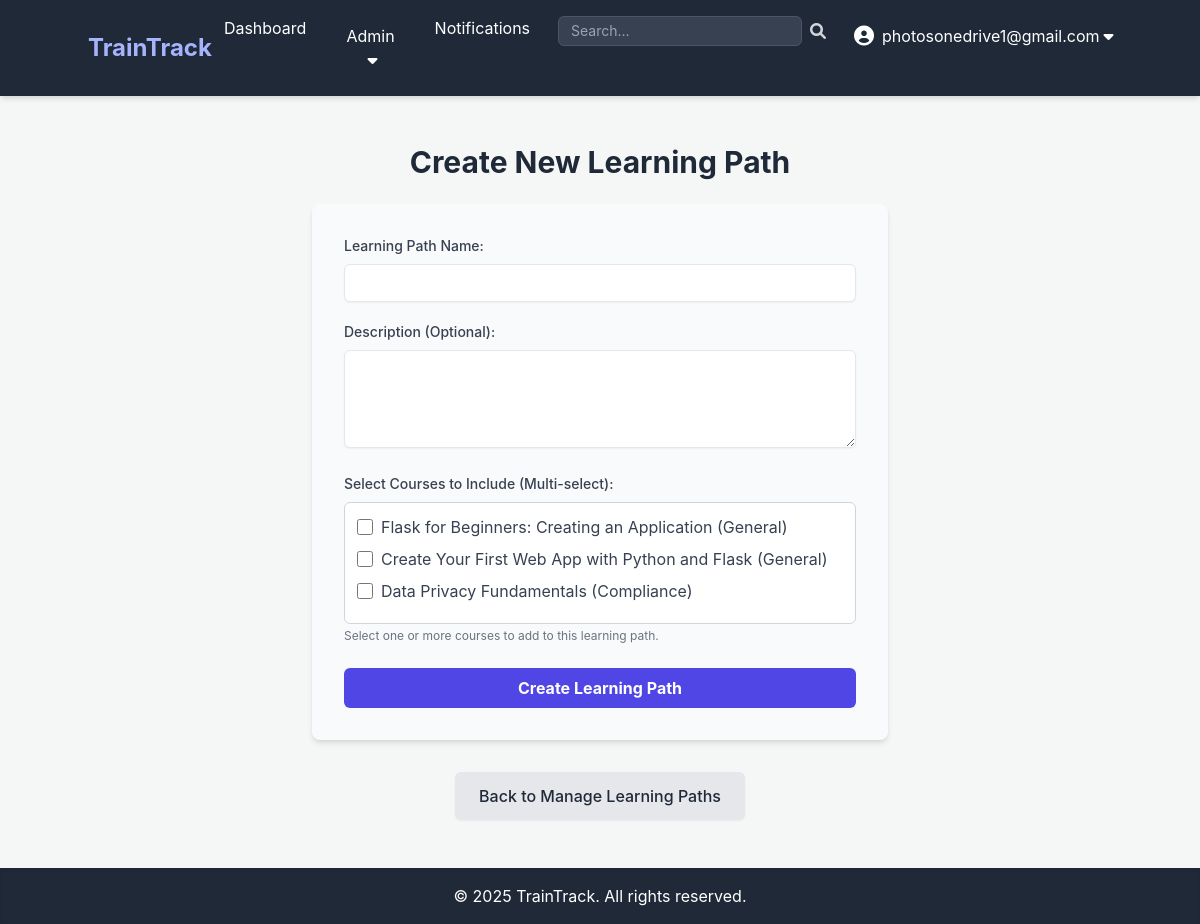
The page /admin/learning_paths/new (signed in) on the database its author committed.
### app.py (models this page shows, shortened)
class User(UserMixin, db.Model):
    id = db.Column(db.Integer, primary_key=True)
    username = db.Column(db.String(80), unique=True, nullable=False)
    password_hash = db.Column(db.String(128), nullable=False)
    role = db.Column(db.String(20), nullable=False, default='trainee')
    domain = db.Column(db.String(50), nullable=True) # New field for trainee/admin domain
    assignments_as_trainee = db.relationship('Assignment', foreign_keys='Assignment.trainee_id', backref='trainee', lazy=True)
    created_courses = db.relationship('Course', foreign_keys='Course.created_by_id', backref='creator', lazy=True)
    created_assessments = db.relationship('Assessment', foreign_keys='Assessment.created_by_id', backref='assessor_creator', lazy=True)
    created_learning_paths = db.relationship('LearningPath', foreign_keys='LearningPath.created_by_id', backref='path_creator', lazy=True)
    assigned_assignments = db.relationship('Assignment', foreign_keys='Assignment.assigned_by_id', backref='assigner', lazy=True)
    notifications_received = db.relationship('Notification', foreign_keys='Notification.recipient_id', backref='recipient', lazy=True)
    notifications_sent = db.relationship('Notification', foreign_keys='Notification.sender_id', backref='sender', lazy=True)
    graded_submissions = db.relationship('Submission', foreign_keys='Submission.graded_by_id', backref='grader', lazy=True)

class Course(db.Model):
    id = db.Column(db.Integer, primary_key=True)
    name = db.Column(db.String(120), nullable=False)
    description = db.Column(db.Text, nullable=True)
    course_link = db.Column(db.String(255), nullable=True) # New field for external link
    domain = db.Column(db.String(50), nullable=True) # Changed from 'category' to 'domain'
    created_at = db.Column(db.DateTime, default=datetime.utcnow)
    created_by_id = db.Column(db.Integer, db.ForeignKey('user.id'), nullable=False) # Admin who created it
    assessments = db.relationship('Assessment', backref='course', lazy=True)
    assignments = db.relationship('Assignment', backref='course', lazy=True)
    modules = db.relationship('Module', backref='course', lazy=True) # New relationship for modules
    learning_paths = relationship('LearningPath', secondary=learning_path_courses, back_populates='courses')

### app.py (the view, shortened to what this page needs)
@app.route('/admin/learning_paths/new', methods=['GET', 'POST'])
@login_required
@admin_required
def create_learning_path():
    current_year = datetime.now().year
    courses = db.session.query(Course).all() # Get all courses to allow selection for the path
    return render_template('admin/create_learning_path.html', title='Create New Learning Path', courses=courses, current_year=current_year)

### app.py (called while the page is built)
def role_required(role):
    def decorator(f):
        @wraps(f)
        def decorated_function(*args, **kwargs):
            if not current_user.is_authenticated or current_user.role != role:
                flash('You do not have permission to access this page.', 'danger')
                return redirect(url_for('dashboard')) # Redirect to dashboard or login
            return f(*args, **kwargs)
        return decorated_function
    return decorator

@login_manager.user_loader
def load_user(user_id):
    return db.session.get(User, int(user_id))

@app.context_processor
def inject_unread_notifications_count():
    if current_user.is_authenticated:
        unread_count = Notification.query.filter_by(recipient_id=current_user.id, is_read=False).count()
        return dict(unread_notifications_count=unread_count)
    return dict(unread_notifications_count=0)

### templates/admin/create_learning_path.html (shortened to what this page needs)
{% extends "base.html" %}
{% block content %}
    <h1 class="text-3xl font-bold text-gray-800 mb-6 text-center">Create New Learning Path</h1>
    <form method="POST" action="{{ url_for('create_learning_path') }}" class="max-w-xl mx-auto bg-gray-50 p-8 rounded-lg shadow-md">
        <div class="mb-5">
            <label for="name" class="block text-gray-700 text-sm font-medium mb-2">Learning Path Name:</label>
            <input type="text" id="name" name="name" required
                   class="shadow-sm appearance-none border rounded-md w-full py-2 px-3 text-gray-700 leading-tight focus:outline-none focus:ring-2 focus:ring-indigo-500 focus:border-transparent transition duration-200"
                   aria-label="Learning path name input">
        </div>
        <div class="mb-5">
            <label for="description" class="block text-gray-700 text-sm font-medium mb-2">Description (Optional):</label>
            <textarea id="description" name="description" rows="4"
                      class="shadow-sm appearance-none border rounded-md w-full py-2 px-3 text-gray-700 leading-tight focus:outline-none focus:ring-2 focus:ring-indigo-500 focus:border-transparent transition duration-200"
                      aria-label="Learning path description textarea"></textarea>
        </div>
        <div class="mb-6">
            <label class="block text-gray-700 text-sm font-medium mb-2">Select Courses to Include (Multi-select):</label>
            {% if courses %}
                <div class="border border-gray-300 rounded-md p-3 max-h-60 overflow-y-auto bg-white">
                    {% for course in courses %}
                        <div class="flex items-center mb-2">
                            <input type="checkbox" id="course_{{ course.id }}" name="courses" value="{{ course.id }}"
                                   class="h-4 w-4 text-indigo-600 focus:ring-indigo-500 border-gray-300 rounded"
                                   aria-label="Select course {{ course.name }}">
                            <label for="course_{{ course.id }}" class="ml-2 text-gray-700">{{ course.name }} ({{ course.domain if course.domain else 'N/A' }})</label>
                        </div>
                    {% endfor %}
                </div>
                <p class="text-xs text-gray-500 mt-1">Select one or more courses to add to this learning path.</p>
            {% else %}
                <p class="text-gray-600">No courses available. Please create some courses first.</p>
            {% endif %}
        </div>
        <div class="flex items-center justify-between">
            <button type="submit"
                    class="bg-indigo-600 hover:bg-indigo-700 text-white font-bold py-2 px-4 rounded-md focus:outline-none focus:shadow-outline transition duration-300 w-full">
                Create Learning Path
            </button>
        </div>
    </form>
    <div class="mt-8 text-center">
        <a href="{{ url_for('admin_view_learning_paths') }}" class="inline-block bg-gray-200 text-gray-800 px-6 py-3 rounded-md font-medium hover:bg-gray-300 transition duration-300 shadow-sm">
            Back to Manage Learning Paths
        </a>
    </div>
{% endblock %}

### templates/base.html (shortened to what this page needs)
<!DOCTYPE html>
<html lang="en">
<head>
    <link href="https://cdn.jsdelivr.net/npm/tailwindcss@2.2.19/dist/tailwind.min.css" rel="stylesheet">
    <link rel="stylesheet" href="https://cdnjs.cloudflare.com/ajax/libs/font-awesome/6.0.0-beta3/css/all.min.css">
</head>
<body class="flex flex-col min-h-screen">
    <header class="bg-gray-800 text-white p-4 shadow-md">
        <div class="container mx-auto flex justify-between items-center">
            <a href="{{ url_for('dashboard') }}" class="text-2xl font-bold text-indigo-300 hover:text-indigo-100 transition duration-300">TrainTrack</a>
            <nav>
                <ul class="flex space-x-4">
                    {% if current_user.is_authenticated %}
                        <li><a href="{{ url_for('dashboard') }}" class="hover:text-gray-300 px-3 py-2 rounded-md transition duration-300">Dashboard</a></li>
                        {% if current_user.role == 'admin' %}
                            <li class="relative group">
                                <button class="hover:text-gray-300 px-3 py-2 rounded-md transition duration-300 focus:outline-none">
                                    Admin <i class="fas fa-caret-down ml-1"></i>
                                </button>
                            </li>
                        {% endif %}
                        <li class="relative">
                            <a href="{{ url_for('view_notifications') }}" class="hover:text-gray-300 px-3 py-2 rounded-md transition duration-300">
                                Notifications
                            </a>
                        </li>
                        <li>
                            <form action="{{ url_for('search') }}" method="GET" class="flex items-center">
                                <input type="search" name="query" placeholder="Search..."
                                       class="px-3 py-1 rounded-md bg-gray-700 text-white border border-gray-600 focus:border-indigo-500 focus:ring-indigo-500 text-sm"
                                       aria-label="Search input">
                                <button type="submit" class="ml-2 text-gray-300 hover:text-white transition duration-300" aria-label="Submit search">
                                    <i class="fas fa-search"></i>
                                </button>
                            </form>
                        </li>
                        <li class="relative group">
                            <button class="flex items-center hover:text-gray-300 px-3 py-2 rounded-md transition duration-300 focus:outline-none">
                                <i class="fas fa-user-circle text-xl mr-2"></i>
                                {{ current_user.username }} <i class="fas fa-caret-down ml-1"></i>
                            </button>
                        </li>
                    {% else %}
                        <li><a href="{{ url_for('login') }}" class="hover:text-gray-300 px-3 py-2 rounded-md transition duration-300">Login</a></li>
                        <li><a href="{{ url_for('register') }}" class="hover:text-gray-300 px-3 py-2 rounded-md transition duration-300">Register</a></li>
                    {% endif %}
                </ul>
            </nav>
        </div>
    </header>
    <main class="container mx-auto mt-8 p-4 flex-grow">
        {% block content %}{% endblock %}
    </main>
    <footer class="bg-gray-800 text-white p-4 text-center shadow-inner mt-8">
        <div class="container mx-auto">
            <p>&copy; {{ current_year }} TrainTrack. All rights reserved.</p>
        </div>
    </footer>
</body>
</html>

### templates/base.html (style rules this page uses)
body { font-family: "Inter", sans-serif; background-color: #f4f7f6; }

### rows shown on the page
User: username "photosonedrive1@gmail.com"
Course: name "Flask for Beginners: Creating an Application", domain "General"
Course: name "Create Your First Web App with Python and Flask", domain "General"
Course: name "Data Privacy Fundamentals", domain "Compliance"
